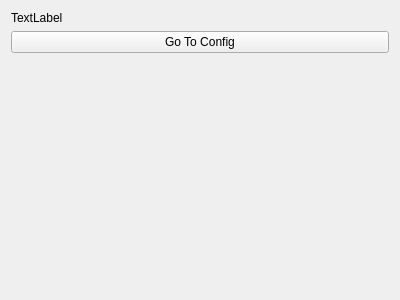
<?xml version="1.0" encoding="UTF-8"?>
<ui version="4.0">
 <class>SWIOTRuntime</class>
 <widget class="QWidget" name="SWIOTRuntime">
  <property name="geometry">
   <rect>
    <x>0</x>
    <y>0</y>
    <width>400</width>
    <height>300</height>
   </rect>
  </property>
  <property name="windowTitle">
   <string>Form</string>
  </property>
  <layout class="QVBoxLayout" name="verticalLayout">
   <item>
    <widget class="QLabel" name="label">
     <property name="text">
      <string>TextLabel</string>
     </property>
    </widget>
   </item>
   <item>
    <widget class="QPushButton" name="pushButton">
     <property name="text">
      <string>Go To Config</string>
     </property>
    </widget>
   </item>
   <item>
    <spacer name="verticalSpacer">
     <property name="orientation">
      <enum>Qt::Vertical</enum>
     </property>
     <property name="sizeHint" stdset="0">
      <size>
       <width>20</width>
       <height>225</height>
      </size>
     </property>
    </spacer>
   </item>
  </layout>
 </widget>
 <resources/>
 <connections/>
</ui>
